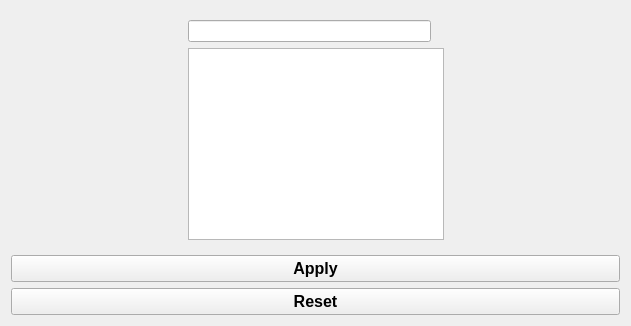
           <widget class="QWidget" name="tab_7">
            <attribute name="title">
             <string>Modulation</string>
            </attribute>
            <layout class="QGridLayout" name="gridLayout_12">
             <item row="0" column="0">
              <spacer name="horizontalSpacer_3">
               <property name="orientation">
                <enum>Qt::Horizontal</enum>
               </property>
               <property name="sizeHint" stdset="0">
                <size>
                 <width>162</width>
                 <height>20</height>
                </size>
               </property>
              </spacer>
             </item>
             <item row="0" column="1">
              <widget class="QWidget" name="widget_2" native="true">
               <layout class="QGridLayout" name="gridLayout_9">
                <item row="0" column="0">
                 <widget class="QLineEdit" name="search_bar_modulation">
                  <property name="sizePolicy">
                   <sizepolicy hsizetype="Expanding" vsizetype="Fixed">
                    <horstretch>0</horstretch>
                    <verstretch>0</verstretch>
                   </sizepolicy>
                  </property>
                 </widget>
                </item>
                <item row="0" column="1">
                 <widget class="QLabel" name="modulation_search_label">
                  <property name="sizePolicy">
                   <sizepolicy hsizetype="Fixed" vsizetype="Fixed">
                    <horstretch>0</horstretch>
                    <verstretch>0</verstretch>
                   </sizepolicy>
                  </property>
                  <property name="maximumSize">
                   <size>
                    <width>20</width>
                    <height>20</height>
                   </size>
                  </property>
                  <property name="baseSize">
                   <size>
                    <width>20</width>
                    <height>20</height>
                   </size>
                  </property>
                  <property name="text">
                   <string/>
                  </property>
                  <property name="pixmap">
                   <pixmap>icons_imgs/search_icon.png</pixmap>
                  </property>
                  <property name="scaledContents">
                   <bool>true</bool>
                  </property>
                  <property name="alignment">
                   <set>Qt::AlignCenter</set>
                  </property>
                 </widget>
                </item>
                <item row="1" column="0" colspan="2">
                 <widget class="QListWidget" name="modulation_list">
                  <property name="font">
                   <font>
                    <pointsize>12</pointsize>
                    <weight>50</weight>
                    <bold>false</bold>
                   </font>
                  </property>
                  <property name="editTriggers">
                   <set>QAbstractItemView::NoEditTriggers</set>
                  </property>
                  <property name="selectionMode">
                   <enum>QAbstractItemView::MultiSelection</enum>
                  </property>
                 </widget>
                </item>
               </layout>
              </widget>
             </item>
             <item row="0" column="2">
              <spacer name="horizontalSpacer_4">
               <property name="orientation">
                <enum>Qt::Horizontal</enum>
               </property>
               <property name="sizeHint" stdset="0">
                <size>
                 <width>161</width>
                 <height>20</height>
                </size>
               </property>
              </spacer>
             </item>
             <item row="1" column="0" colspan="3">
              <widget class="DoubleTextButton" name="apply_remove_modulation_filter_btn">
               <property name="enabled">
                <bool>true</bool>
               </property>
               <property name="font">
                <font>
                 <pointsize>12</pointsize>
                 <weight>75</weight>
                 <bold>true</bold>
                </font>
               </property>
               <property name="text">
                <string>Apply</string>
               </property>
               <property name="checkable">
                <bool>true</bool>
               </property>
              </widget>
             </item>
             <item row="2" column="0" colspan="3">
              <widget class="QPushButton" name="reset_modulation_filters_btn">
               <property name="font">
                <font>
                 <pointsize>12</pointsize>
                 <weight>75</weight>
                 <bold>true</bold>
                </font>
               </property>
               <property name="text">
                <string>Reset</string>
               </property>
              </widget>
             </item>
            </layout>
           </widget>
